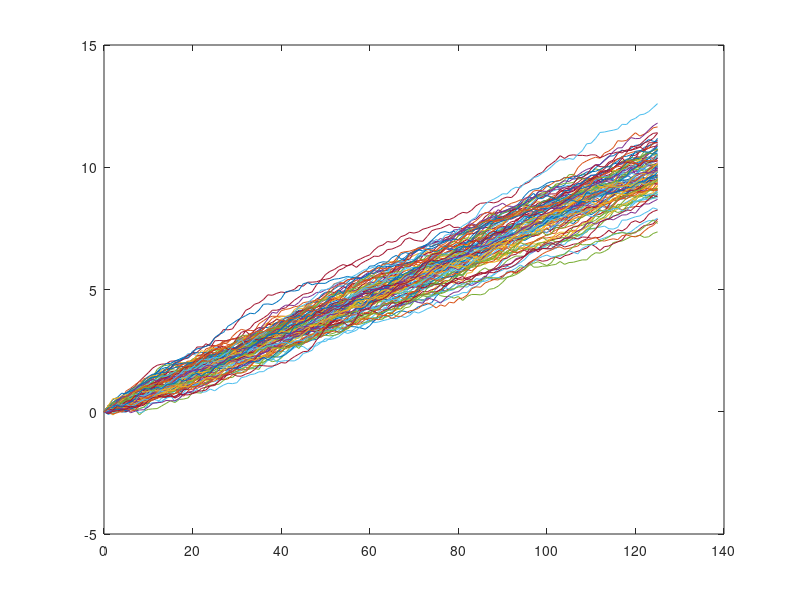

The MATLAB source for this figure: (Note: this script raises an error after producing the figure.)
clc, close all
addpath("./functions/")
randn('state',100)


% Initialize time steps
T = 1; % time from 0 to 1
N = 500; % there are going to be 500 steps
dt = T/N; % the discrete steps of the brownian
%brownina motion
x_100 = []
for i = 1:100
    dW = sqrt(dt)*randn(1,N);
    
    W = cumsum(dW);
    
    % brownian motion parameters
    R = 4;
    Dt = R*dt;
    L = N/R;
    
    % function parameters
    a = 10;
    
    % initiation
    
    Xtemp = 0;
    Xem = [];
    Xzero = 0;
    
    for j = 1:L
        winc = sum(dW(:,R*(j-1)+1:R*j));
        Xtemp = Xtemp + a * Dt + winc;
        Xem(j) = Xtemp;
    end 
    x_100(i,:) = Xem;
end

x_100_mean = mean(x_100)

%plot([0:1:L],[0,x_100_mean])
plot([0:1:L],[0,x_100(1,:)])
hold on
for i = 2:length(x_100)
    plot([0:1:L],[0,x_100(i,:)])
end